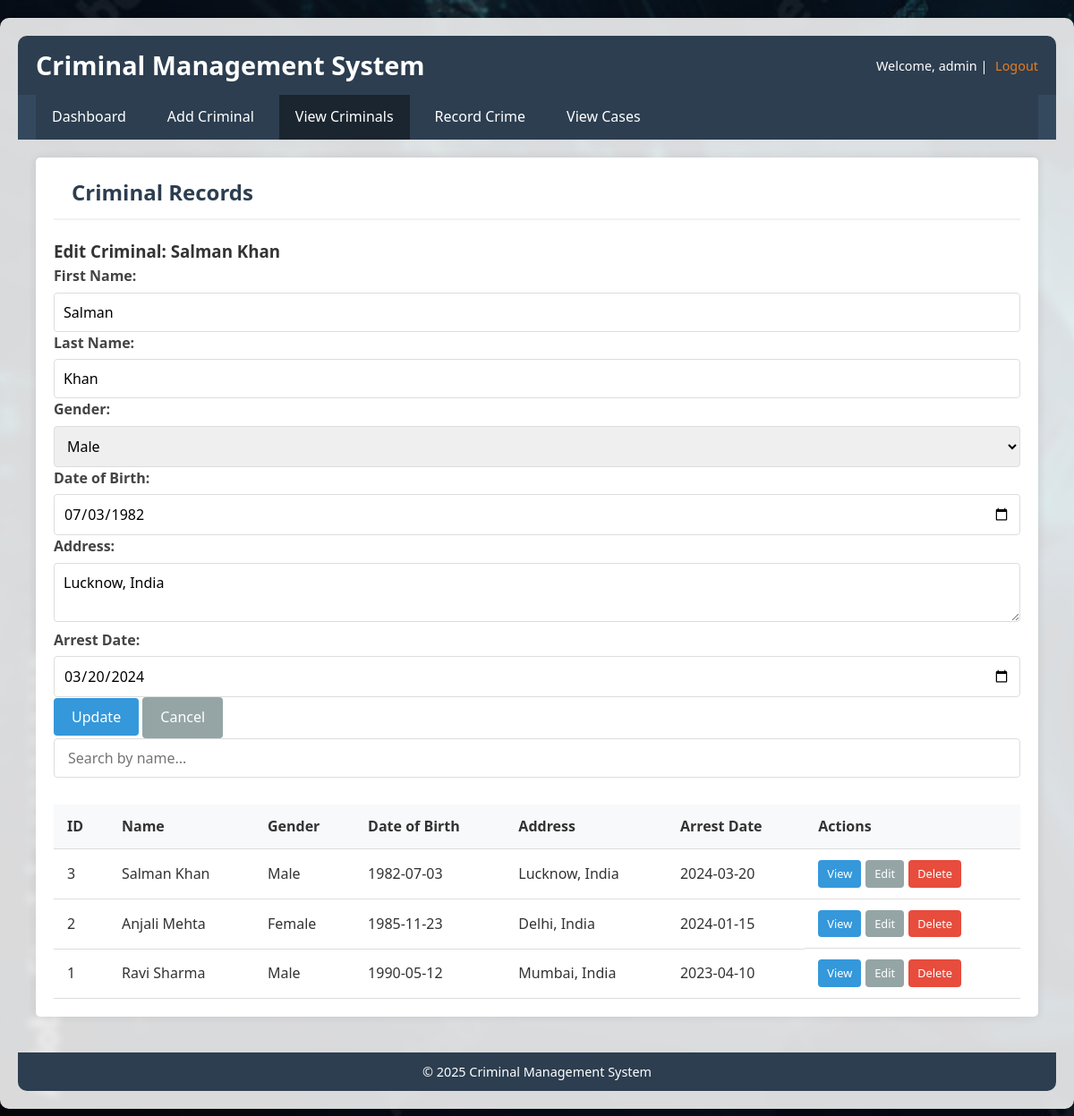
Page /view_criminals.php?edit=3 (signed in) on the committed database.
### tables this page shows
CREATE TABLE criminals (
    id INT AUTO_INCREMENT PRIMARY KEY,
    first_name VARCHAR(50),
    last_name VARCHAR(50),
    gender ENUM('Male', 'Female', 'Other'),
    date_of_birth DATE,
    address TEXT,
    arrest_date DATE
);

### view_criminals.php (the view, shortened to what this page needs)
<?php
include 'database.php';
$edit_criminal = null;
if (isset($_GET['edit']) && is_numeric($_GET['edit'])) {
    $edit_id = $_GET['edit'];
    $edit_query = mysqli_query($conn, "SELECT * FROM criminals WHERE id = $edit_id");
    $edit_criminal = mysqli_fetch_assoc($edit_query);
}
$result = mysqli_query($conn, "SELECT * FROM criminals ORDER BY id DESC");
?>
<!DOCTYPE html>
<html>
<head>
    <link rel="stylesheet" href="style.css">
</head>
<body style="background-image: url('bg-image3.jpg'); background-size: cover; background-repeat: no-repeat; background-attachment: fixed;">
    <div class="dashboard-container">
        <header>
            <h1>Criminal Management System</h1>
            <div class="user-info">
                Welcome, <?php echo $_SESSION['username']; ?> |
                <a href="index.php?logout=true">Logout</a>
            </div>
        </header>
        <nav>
            <ul>
                <li><a href="dashboard.php">Dashboard</a></li>
                <li><a href="add_criminal.php">Add Criminal</a></li>
                <li><a href="view_criminals.php" class="active">View Criminals</a></li>
                <li><a href="add_crime.php">Record Crime</a></li>
                <li><a href="view_cases.php">View Cases</a></li>
            </ul>
        </nav>
        <main>
            <h2>Criminal Records</h2>
            <?php if ($edit_criminal): ?>
                <div class="form-container">
                    <h3>Edit Criminal: <?= $edit_criminal['first_name'] . " " . $edit_criminal['last_name'] ?></h3>
                    <form method="POST">
                        <label>First Name:</label>
                        <input type="text" name="first_name" value="<?= $edit_criminal['first_name'] ?>" required>
                        <label>Last Name:</label>
                        <input type="text" name="last_name" value="<?= $edit_criminal['last_name'] ?>" required>
                        <label>Gender:</label>
                        <select name="gender" required>
                            <option value="Male" <?= $edit_criminal['gender'] == 'Male' ? 'selected' : '' ?>>Male</option>
                        </select>
                        <label>Date of Birth:</label>
                        <input type="date" name="date_of_birth" value="<?= $edit_criminal['date_of_birth'] ?>" required>
                        <label>Address:</label>
                        <textarea name="address" required><?= $edit_criminal['address'] ?></textarea>
                        <label>Arrest Date:</label>
                        <input type="date" name="arrest_date" value="<?= $edit_criminal['arrest_date'] ?>" required>
                        <button type="submit" name="update_criminal" class="btn">Update</button>
                        <a href="view_criminals.php" class="btn btn-secondary">Cancel</a>
                    </form>
                </div>
            <?php endif; ?>
            <div class="search-bar">
                <input type="text" id="searchInput" onkeyup="searchTable()" placeholder="Search by name...">
            </div>
            <div class="table-container">
                <table id="criminalsTable">
                    <thead>
                        <tr>
                            <th>ID</th>
                            <th>Name</th>
                            <th>Gender</th>
                            <th>Date of Birth</th>
                            <th>Address</th>
                            <th>Arrest Date</th>
                            <th>Actions</th>
                        </tr>
                    </thead>
                    <tbody>
                        <?php
                        if (mysqli_num_rows($result) > 0) {
                            while ($row = mysqli_fetch_assoc($result)) {
                                echo "<tr>";
                                echo "<td>{$row['id']}</td>";
                                echo "<td>{$row['first_name']} {$row['last_name']}</td>";
                                echo "<td>{$row['gender']}</td>";
                                echo "<td>{$row['date_of_birth']}</td>";
                                echo "<td>{$row['address']}</td>";
                                echo "<td>{$row['arrest_date']}</td>";
                                echo "<td class='actions'>
                                        <a href='view_criminal_details.php?id={$row['id']}' class='btn btn-small'>View</a>
                                        <a href='view_criminals.php?edit={$row['id']}' class='btn btn-small btn-secondary'>Edit</a>
                                        <a href='view_criminals.php?delete={$row['id']}' class='btn btn-small btn-danger' onclick='return confirm(\"Are you sure?\")'>Delete</a>
                                    </td>";
                                echo "</tr>";
                            }
                        } else {
                            echo "<tr><td colspan='7'>No criminal records found.</td></tr>";
                        }
                        ?>
                    </tbody>
                </table>
            </div>
        </main>
        <footer>
            <p>&copy; 2025 Criminal Management System</p>
        </footer>
    </div>
</body>
</html>

### style.css (style rules this page uses)
* { margin: 0; padding: 0; box-sizing: border-box; font-family: 'Segoe UI', Tahoma, Geneva, Verdana, sans-serif; }
body { background-color: #f0f2f5; color: #333; line-height: 1.6; }
a { text-decoration: none; color: #2e6da4; }
.dashboard-container { display: grid; grid-template-rows: auto auto 1fr auto; min-height: 100vh; }
header { background-color: #2c3e50; color: white; padding: 15px 20px; display: flex; justify-content: space-between; align-items: center; }
header h1 { font-size: 1.8rem; }
.user-info { font-size: 0.9rem; }
.user-info a { color: #e67e22; margin-left: 5px; }
nav { background-color: #34495e; padding: 0 20px; }
nav ul { list-style: none; display: flex; overflow-x: auto; }
nav ul li { padding: 0; }
nav ul li a { display: block; padding: 15px 20px; color: white; text-decoration: none; transition: background-color 0.3s; }
nav ul li a:hover, nav ul li a.active { background-color: #2c3e50; text-decoration: none; }
main { padding: 20px; background-color: #fff; border-radius: 5px; box-shadow: 0 0 10px rgba(0, 0, 0, 0.1); margin: 20px; }
main h2 { color: #2c3e50; margin-bottom: 20px; border-bottom: 2px solid #f0f2f5; padding-bottom: 10px; padding-left:20px; }
footer { background-color: #2c3e50; color: white; text-align: center; padding: 15px; font-size: 0.9rem; }
label { display: block; margin-bottom: 5px; font-weight: 600; color: #444; }
input[type="text"], input[type="password"], input[type="date"], input[type="file"], select, textarea { width: 100%; padding: 10px; border: 1px solid #ddd; border-radius: 4px; font-size: 1rem; }
textarea { resize: vertical; }
.btn { display: inline-block; padding: 10px 20px; background-color: #3498db; color: white; border: none; border-radius: 4px; cursor: pointer; font-size: 1rem; transition: background-color 0.3s; }
.btn-secondary { background-color: #95a5a6; }
.btn-danger { background-color: #e74c3c; }
.btn-small { padding: 5px 10px; font-size: 0.8rem; }
.table-container { overflow-x: auto; }
table { width: 100%; border-collapse: collapse; margin-top: 10px; }
table th, table td { padding: 12px 15px; text-align: left; border-bottom: 1px solid #ddd; }
table th { background-color: #f8f9fa; font-weight: 600; }
.actions { display: flex; gap: 5px; align-items: center; flex-wrap: wrap; }
.search-bar { margin-bottom: 20px; }
.search-bar input { width: 100%; padding: 10px 15px; border: 1px solid #ddd; border-radius: 4px; font-size: 1rem; }

### view_criminals.php (style rules this page uses)
.dashboard-container { background-color: rgba(255, 255, 255, 0.85); backdrop-filter: blur(4px); padding: 20px; border-radius: 10px; margin: 20px auto; max-width: 1200px; box-shadow: 0 4px 12px rgba(0, 0, 0, 0.2); }
nav ul { list-style-type: none; padding: 0; display: flex; gap: 10px; background-color: #2c3e50; margin: 0; }
nav ul li a { color: white; text-decoration: none; padding: 12px 18px; display: block; }
nav ul li a:hover, nav ul li a.active { background-color: #1a252f; }
header { display: flex; justify-content: space-between; align-items: center; background-color: #2c3e50; color: white; padding: 10px 20px; border-radius: 10px 10px 0 0; }
footer { text-align: center; color: white; background-color: #2c3e50; padding: 10px; border-radius: 0 0 10px 10px; margin-top: 20px; }

### rows in the picture
criminals: first_name "Salman", last_name "Khan", gender "Male", date_of_birth "07/03/1982", address "Lucknow, India", arrest_date "03/20/2024", id "3", date_of_birth "1982-07-03", arrest_date "2024-03-20"
criminals: id "2", first_name "Anjali", last_name "Mehta", gender "Female", date_of_birth "1985-11-23", address "Delhi, India", arrest_date "2024-01-15"
criminals: id "1", first_name "Ravi", last_name "Sharma", gender "Male", date_of_birth "1990-05-12", address "Mumbai, India", arrest_date "2023-04-10"

### other values in the picture
$_SESSION['username'] "admin"
